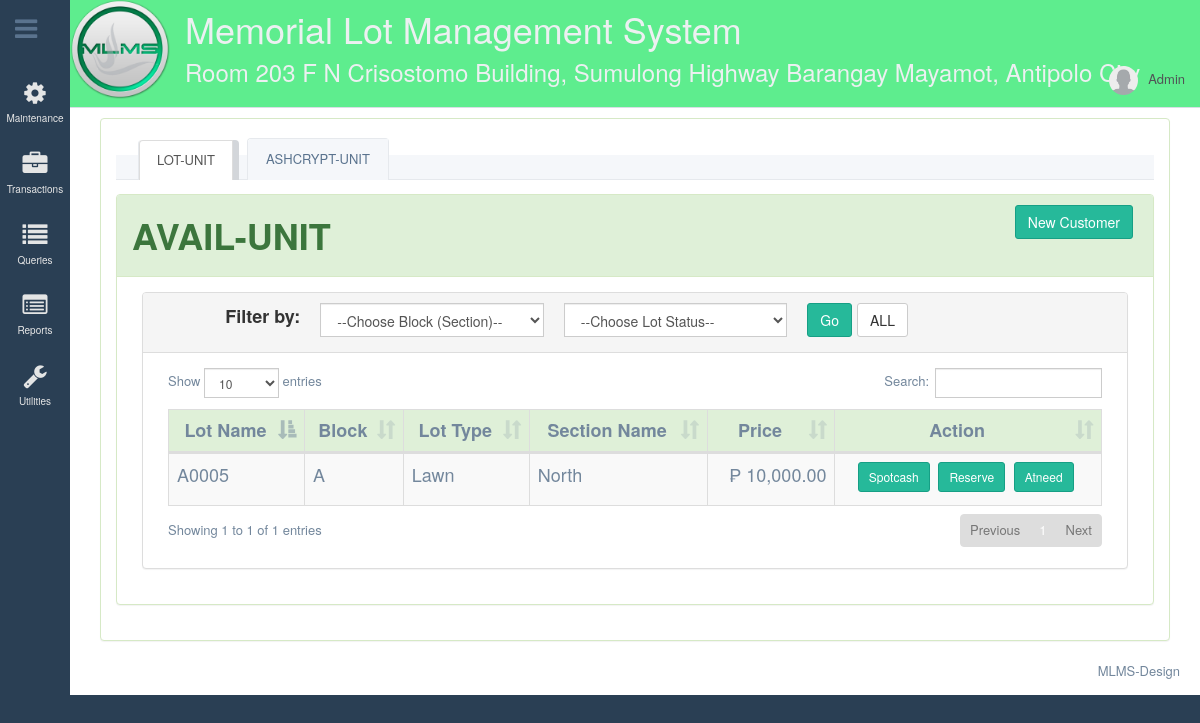
/pages/transaction/availUnit.php, run on the app's committed database.
### tables this page shows
CREATE TABLE `tblcompanysettings` (
  `intCompanyID` int(11) NOT NULL AUTO_INCREMENT,
  `strCompanyName` varchar(60) DEFAULT NULL,
  `strAddress` varchar(100) DEFAULT NULL,
  `strContactNo` varchar(15) DEFAULT NULL,
  `strEmailAddress` varchar(20) DEFAULT NULL,
  `strLogo` text,
  `strColor` varchar(20) DEFAULT NULL,
  PRIMARY KEY (`intCompanyID`)
);

CREATE TABLE `tbllot` (
  `intLotID` int(11) NOT NULL AUTO_INCREMENT,
  `strLotName` varchar(45) NOT NULL,
  `intLotStatus` int(11) NOT NULL,
  `intStatus` int(11) NOT NULL,
  `intBlockID` int(11) NOT NULL,
  `intCustomerId` int(11) DEFAULT NULL,
  PRIMARY KEY (`intLotID`),
  KEY `fk_tbllot_intBlockID_idx` (`intBlockID`),
  KEY `fk_tbllot_intCustomerId_idx` (`intCustomerId`),
  CONSTRAINT `fk_tbllot_intBlockID` FOREIGN KEY (`intBlockID`) REFERENCES `tblblock` (`intBlockID`) ON UPDATE CASCADE,
  CONSTRAINT `fk_tbllot_intCustomerId` FOREIGN KEY (`intCustomerId`) REFERENCES `tblcustomer` (`intCustomerId`) ON UPDATE CASCADE
);

CREATE TABLE `tblblock` (
  `intBlockID` int(11) NOT NULL AUTO_INCREMENT,
  `strBlockName` varchar(45) NOT NULL,
  `intNoOfLot` int(11) NOT NULL,
  `intStatus` int(11) NOT NULL,
  `intSectionID` int(11) NOT NULL,
  `intTypeID` int(11) NOT NULL,
  PRIMARY KEY (`intBlockID`),
  KEY `fk_tblblock_intSectionID_idx` (`intSectionID`),
  KEY `fk_tblblock_intTypeID_idx` (`intTypeID`),
  CONSTRAINT `fk_tblblock_intSectionID` FOREIGN KEY (`intSectionID`) REFERENCES `tblsection` (`intSectionID`) ON UPDATE CASCADE,
  CONSTRAINT `fk_tblblock_intTypeID` FOREIGN KEY (`intTypeID`) REFERENCES `tbltypeoflot` (`intTypeID`) ON UPDATE CASCADE
);

CREATE TABLE `tbltypeoflot` (
  `intTypeID` int(11) NOT NULL AUTO_INCREMENT,
  `strTypeName` varchar(45) NOT NULL,
  `intNoOfLot` int(11) NOT NULL,
  `deciSellingPrice` decimal(12,2) NOT NULL,
  `intStatus` tinyint(4) NOT NULL,
  PRIMARY KEY (`intTypeID`)
);

CREATE TABLE `tblsection` (
  `intSectionID` int(11) NOT NULL AUTO_INCREMENT,
  `strSectionName` varchar(45) NOT NULL,
  `intNoOfBlock` int(11) NOT NULL,
  `intStatus` tinyint(2) NOT NULL,
  PRIMARY KEY (`intSectionID`)
);

### pages/menu/topnav.php (shortened to what this page needs)
<div class="top_nav" >
<?php
        $sql = "SELECT * FROM tblcompanysettings WHERE intCompanyID = '1'";
        $conn = mysql_connect(constant('server'),constant('user'),constant('pass'));
        $result = mysql_query($sql,$conn);
        while($row = mysql_fetch_array($result)){
            $tfCompanyName = $row['strCompanyName'];
            $tfCompanyAddress = $row['strAddress'];
            $file = $row['strLogo'];
            $tfColor = $row['strColor'];
        }
?>
    <div class="nav_menu" style="background-color:<?php echo $tfColor; ?>">
        <a class="navbar-brand" rel="home" href="#" >
            <img style="max-height:100px; max-width: 100px; margin-top: -16px; margin-left: -15px" src="<?php echo $file;?>">
            <div style="margin-left:100px;margin-top: -100px;">
            <h1><?php echo $tfCompanyName; ?></h1>
            <h3><?php echo $tfCompanyAddress; ?></h3>
            </div>
       </a>
        <nav>
            <ul class="nav navbar-nav navbar-right">
                <li class="">
                    <a href="javascript:;" class="user-profile dropdown-toggle" data-toggle="dropdown" aria-expanded="false">
                        <img src="../images/user.png" alt="">Admin
                    </a>
                </li>
            </ul>
        </nav>
    </div>
</div>

### pages/controller/trans-viewdata.php (shortened to what this page needs)
<?php
class lot{
    function viewLot(){
		$sql = "Select l.intLotID, l.strLotName, b.strBlockName, t.strTypeName, t.deciSellingPrice, t.intNoOfLot, s.strSectionName, l.intLotStatus, l.intStatus
                    FROM tbllot l
                        INNER JOIN tblBlock b ON l.intBlockID = b.intBlockID
                        INNER JOIN	tbltypeoflot t ON b.intTypeID = t.intTypeID
                        INNER JOIN tblsection s	ON b.intSectionID = s.intSectionID WHERE l.intStatus = '0' AND l.intLotStatus='Available' ORDER BY  strLotName ASC";
        $conn = mysql_connect(constant('server'),constant('user'),constant('pass'));
        $result = mysql_query($sql,$conn);
        while($row = mysql_fetch_array($result)){
          $intLotID =$row['intLotID'];
          $strLotName =$row['strLotName'];
          $strBlockName =$row['strBlockName'];
          $strTypeName=$row['strTypeName'];
          $deciSellingPrice=$row['deciSellingPrice'];
          $strSectionName =$row['strSectionName'];
          echo
			  "<tr>
                    <td style ='font-size:18px;'>$strLotName</td>
                    <td style ='font-size:18px;'>$strBlockName</td>
                    <td style ='font-size:18px;'>$strTypeName</td>
                    <td style ='font-size:18px;'>$strSectionName</td>
                    <td style ='font-size:18px; text-align:right;'>₱ ".number_format($deciSellingPrice,2)."</td>
                    <td align='center'>
                        <button type='button' class='btn  btn-success btn-sm' data-toggle='modal' data-target='#modalSpot$intLotID'>Spotcash</button>
                        <button type='button' class='btn  btn-success btn-sm' data-toggle='modal' data-target='#modalReserve$intLotID'>Reserve</button>
                        <button type='button' class='btn  btn-success btn-sm' data-toggle='modal' data-target='#modalAtneed$intLotID'>Atneed</button>
                    </td>";
              echo"</tr>";
            }
    }
}
?>

### data on the page
tblcompanysettings: strLogo (picture), strCompanyName "Memorial Lot Management System", strAddress "Room 203 F N Crisostomo Building, Sumulong Highway Barangay Mayamot, Antipolo City"
tbllot: strLotName "A0005", intBlockID.strBlockName "A", tbltypeoflot.strTypeName "Lawn", tblsection.strSectionName "North", tbltypeoflot.deciSellingPrice "10,000.00"
